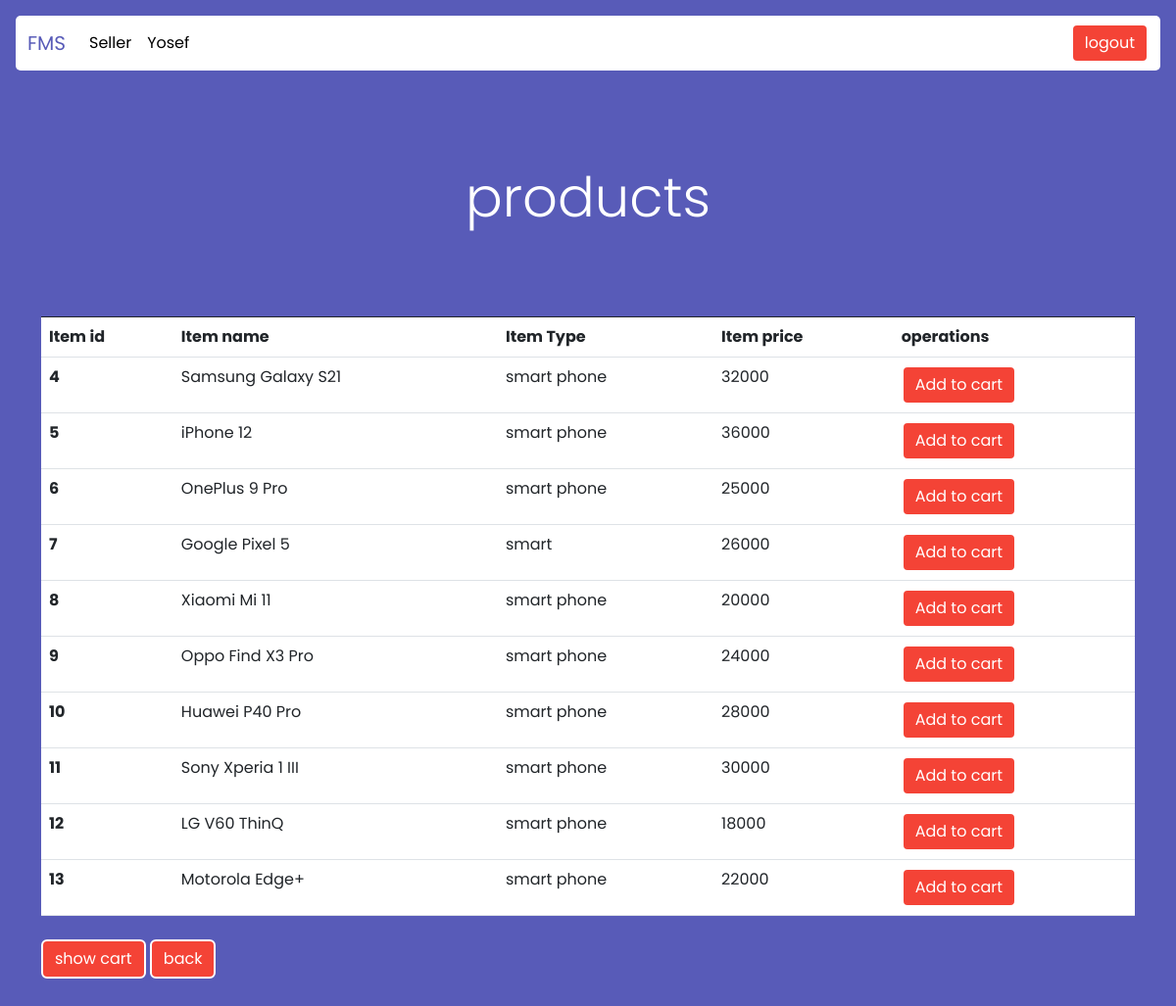
Screenshot of /pages/products.php (signed in) with the database file from the repository.
### tables this page shows
CREATE TABLE `store` (
  `id` int(50) NOT NULL,
  `item_name` varchar(50) NOT NULL,
  `item_type` varchar(50) NOT NULL,
  `quantity` int(50) NOT NULL,
  `price` int(50) NOT NULL
);

### pages/products.php (the view, shortened to what this page needs)
<?php
include '../app/dbconn.php';
?>
<!DOCTYPE html>
<html>
<head>
    <link rel='stylesheet' type='text/css' media='screen' href='../css/style.css'>
    <link href="https://cdn.jsdelivr.net/npm/bootstrap@5.3.0-alpha3/dist/css/bootstrap.min.css" rel="stylesheet"
>
    <link rel="stylesheet" href="https://cdnjs.cloudflare.com/ajax/libs/font-awesome/6.1.1/css/all.min.css"
 />
</head>
<body class="sellerPage p-3 m-0 border-0 bd-example m-0 border-0" style="background-color: #585BB8;">
    <nav class="navbar navbar-expand-lg" style="background-color:#fff; color:black; border-radius: 5px;">
        <div class="container-fluid">
            <a class="navbar-brand" style="color: #585BB8;" href="./index.php">FMS</a>
            <div class="collapse navbar-collapse" id="navbarTogglerDemo02">
                <ul class="navbar-nav me-auto mb-2 mb-lg-0" style="color:#ffffff;">
                    <li class="nav-item">
                        <a class="nav-link active" href="#" style="color:black;">
                            <?php
                            echo ucfirst($_SESSION['auth']);
                            ?>
                        </a>
                    </li>
                    <li class="nav-item">
                        <a class="nav-link disable" aria-current="page" href="#" style="color:black;">
                            <?php
                            echo ucfirst($_SESSION['user']);
                            ?>
                        </a>
                    </li>
                </ul>
                <form class="d-flex" role="search" method="post">
                    <button class="btn" type="submit" name="logout">logout</button>
                </form>
            </div>
        </div>
    </nav>
    <div class="container py-5">
        <header class="text-center p-5">
            <p class="display-4">products</p>
        </header>
        <table class="table my-4">
            <thead>
                <tr style="border-top: 1px solid;">
                    <th scope="col">Item id</th>
                    <th scope="col">Item name</th>
                    <th scope="col">Item Type</th>
                    <th scope="col">Item price</th>
                    <th scope="col">operations</th>
                </tr>
            </thead>
            <tbody>
                <?php
                $sql = 'select * from `store`';
                $result = mysqli_query($con, $sql);
                if ($result && mysqli_affected_rows($con) > 0) {
                    while ($row = mysqli_fetch_assoc($result)) {
                        $id = $row['id'];
                        $name = $row['item_name'];
                        $type = $row['item_type'];
                        $price = $row['price'];
                        echo '
                        <tr>
                          <th scope="row">' . $id . '</th>
                          <td>' . $name . '</td>
                          <td>' . $type . '</td>
                          <td>' . $price . '</td>
                          <td>
                            <div>
                              <a href="products.php?addToCart=' . $id . '"
                                 class="btn btn-danger">
                                 Add to cart
                              </a>
                           </div>
                          </td>
                        </tr>
                        ';
                    }
                }
                ?>
            </tbody>
        </table>
        <div>
            <a href="../app/cart.php" class="btn btn-success">
                show cart
            </a>
            <a href="../sellerPage.php" class="btn btn-danger">
                back
            </a>
        </div>
    </div>
</body>
</html>

### css/style.css (style rules this page uses)
* { margin: 0; padding: 0; box-sizing: border-box; font-family: "Poppins", sans-serif; }
.sellerPage .btn { background-color: #f44336; color: #fff; border: 2px solid; }
.sellerPage p, .sellerPage th, .sellerPage td { color: #fff; }

### rows the page displays
store: id "4", item_name "Samsung Galaxy S21", item_type "smart phone", price "32000"
store: id "5", item_name "iPhone 12", item_type "smart phone", price "36000"
store: id "6", item_name "OnePlus 9 Pro", item_type "smart phone", price "25000"
store: id "7", item_name "Google Pixel 5", item_type "smart", price "26000"
store: id "8", item_name "Xiaomi Mi 11", item_type "smart phone", price "20000"
store: id "9", item_name "Oppo Find X3 Pro", item_type "smart phone", price "24000"
store: id "10", item_name "Huawei P40 Pro", item_type "smart phone", price "28000"
store: id "11", item_name "Sony Xperia 1 III", item_type "smart phone", price "30000"
store: id "12", item_name "LG V60 ThinQ", item_type "smart phone", price "18000"
store: id "13", item_name "Motorola Edge+", item_type "smart phone", price "22000"

### other values shown
$_SESSION['auth'] "Seller"
$_SESSION['user'] "Yosef"
